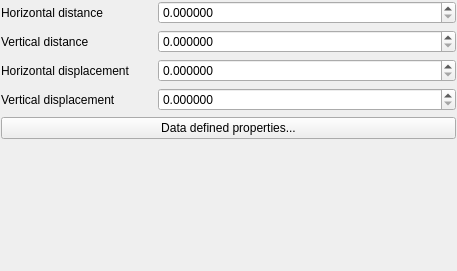
<?xml version="1.0" encoding="UTF-8"?>
<ui version="4.0">
 <class>WidgetPointPatternFill</class>
 <widget class="QWidget" name="WidgetPointPatternFill">
  <property name="geometry">
   <rect>
    <x>0</x>
    <y>0</y>
    <width>457</width>
    <height>271</height>
   </rect>
  </property>
  <property name="windowTitle">
   <string>Form</string>
  </property>
  <layout class="QFormLayout" name="formLayout">
   <property name="fieldGrowthPolicy">
    <enum>QFormLayout::AllNonFixedFieldsGrow</enum>
   </property>
   <property name="labelAlignment">
    <set>Qt::AlignLeading|Qt::AlignLeft|Qt::AlignTop</set>
   </property>
   <property name="horizontalSpacing">
    <number>28</number>
   </property>
   <property name="leftMargin">
    <number>1</number>
   </property>
   <property name="topMargin">
    <number>1</number>
   </property>
   <property name="rightMargin">
    <number>1</number>
   </property>
   <property name="bottomMargin">
    <number>1</number>
   </property>
   <item row="0" column="0">
    <widget class="QLabel" name="mHorizontalDistanceLabel">
     <property name="text">
      <string>Horizontal distance</string>
     </property>
    </widget>
   </item>
   <item row="0" column="1">
    <layout class="QHBoxLayout" name="horizontalLayout">
     <item>
      <widget class="QDoubleSpinBox" name="mHorizontalDistanceSpinBox">
       <property name="sizePolicy">
        <sizepolicy hsizetype="Minimum" vsizetype="Fixed">
         <horstretch>1</horstretch>
         <verstretch>0</verstretch>
        </sizepolicy>
       </property>
       <property name="decimals">
        <number>6</number>
       </property>
       <property name="maximum">
        <double>99999999.989999994635582</double>
       </property>
       <property name="singleStep">
        <double>0.200000000000000</double>
       </property>
      </widget>
     </item>
     <item>
      <widget class="QgsUnitSelectionWidget" name="mHorizontalDistanceUnitWidget" native="true"/>
     </item>
    </layout>
   </item>
   <item row="1" column="0">
    <widget class="QLabel" name="mVerticalDistanceLabel">
     <property name="text">
      <string>Vertical distance</string>
     </property>
    </widget>
   </item>
   <item row="1" column="1">
    <layout class="QHBoxLayout" name="horizontalLayout_2">
     <item>
      <widget class="QDoubleSpinBox" name="mVerticalDistanceSpinBox">
       <property name="sizePolicy">
        <sizepolicy hsizetype="Minimum" vsizetype="Fixed">
         <horstretch>1</horstretch>
         <verstretch>0</verstretch>
        </sizepolicy>
       </property>
       <property name="decimals">
        <number>6</number>
       </property>
       <property name="maximum">
        <double>999999999.990000009536743</double>
       </property>
       <property name="singleStep">
        <double>0.200000000000000</double>
       </property>
      </widget>
     </item>
     <item>
      <widget class="QgsUnitSelectionWidget" name="mVerticalDistanceUnitWidget" native="true"/>
     </item>
    </layout>
   </item>
   <item row="2" column="0">
    <widget class="QLabel" name="mHorizontalDisplacementLabel">
     <property name="text">
      <string>Horizontal displacement</string>
     </property>
    </widget>
   </item>
   <item row="2" column="1">
    <layout class="QHBoxLayout" name="horizontalLayout_4">
     <item>
      <widget class="QDoubleSpinBox" name="mHorizontalDisplacementSpinBox">
       <property name="sizePolicy">
        <sizepolicy hsizetype="Minimum" vsizetype="Fixed">
         <horstretch>1</horstretch>
         <verstretch>0</verstretch>
        </sizepolicy>
       </property>
       <property name="decimals">
        <number>6</number>
       </property>
       <property name="maximum">
        <double>9999999.990000000223517</double>
       </property>
       <property name="singleStep">
        <double>0.200000000000000</double>
       </property>
      </widget>
     </item>
     <item>
      <widget class="QgsUnitSelectionWidget" name="mHorizontalDisplacementUnitWidget" native="true"/>
     </item>
    </layout>
   </item>
   <item row="3" column="0">
    <widget class="QLabel" name="mVerticalDisplacementLabel">
     <property name="text">
      <string>Vertical displacement</string>
     </property>
    </widget>
   </item>
   <item row="3" column="1">
    <layout class="QHBoxLayout" name="horizontalLayout_5">
     <item>
      <widget class="QDoubleSpinBox" name="mVerticalDisplacementSpinBox">
       <property name="sizePolicy">
        <sizepolicy hsizetype="Minimum" vsizetype="Fixed">
         <horstretch>1</horstretch>
         <verstretch>0</verstretch>
        </sizepolicy>
       </property>
       <property name="decimals">
        <number>6</number>
       </property>
       <property name="maximum">
        <double>999999999.990000009536743</double>
       </property>
       <property name="singleStep">
        <double>0.200000000000000</double>
       </property>
      </widget>
     </item>
     <item>
      <widget class="QgsUnitSelectionWidget" name="mVerticalDisplacementUnitWidget" native="true"/>
     </item>
    </layout>
   </item>
   <item row="4" column="0" colspan="2">
    <widget class="QPushButton" name="mDataDefinedPropertiesButton">
     <property name="sizePolicy">
      <sizepolicy hsizetype="Minimum" vsizetype="Fixed">
       <horstretch>0</horstretch>
       <verstretch>0</verstretch>
      </sizepolicy>
     </property>
     <property name="text">
      <string>Data defined properties...</string>
     </property>
    </widget>
   </item>
  </layout>
 </widget>
 <customwidgets>
  <customwidget>
   <class>QgsUnitSelectionWidget</class>
   <extends>QWidget</extends>
   <header>qgsunitselectionwidget.h</header>
   <container>1</container>
  </customwidget>
 </customwidgets>
 <resources/>
 <connections/>
</ui>
